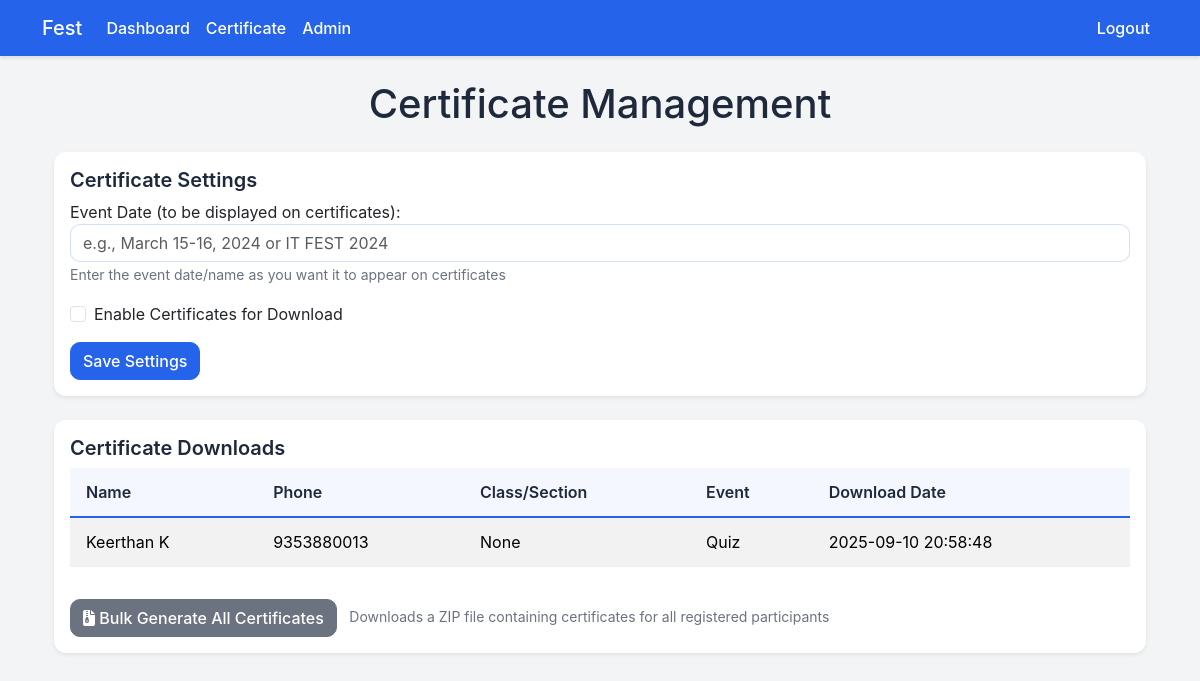
Page /admin/certificates (signed in) on the earlier database version.
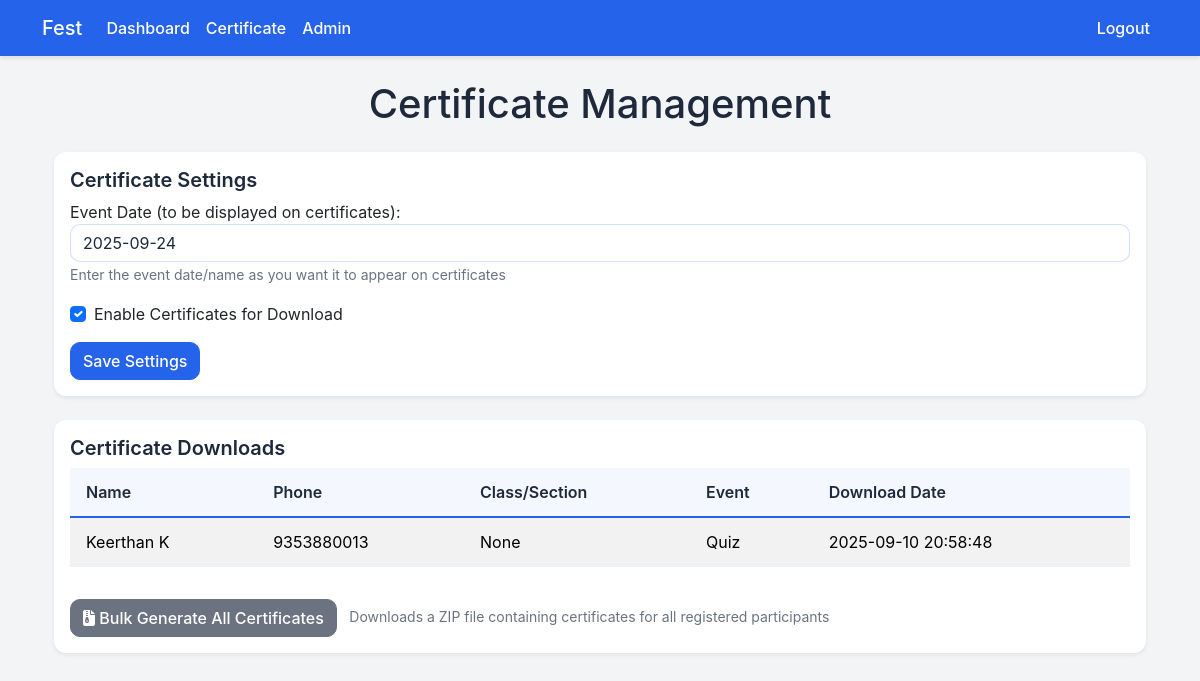
Same page on the later database version.
### tables this page shows
CREATE TABLE certificate_settings (
                id INTEGER PRIMARY KEY AUTOINCREMENT,
                certificates_enabled INTEGER NOT NULL DEFAULT 0,
                event_date TEXT
            );

CREATE TABLE certificate_downloads (
                id INTEGER PRIMARY KEY AUTOINCREMENT,
                user_id INTEGER NOT NULL,
                download_date TEXT NOT NULL,
                UNIQUE(user_id)
            );

CREATE TABLE users (
                id INTEGER PRIMARY KEY AUTOINCREMENT,
                phone TEXT UNIQUE NOT NULL,
                password TEXT NOT NULL,
                name TEXT NOT NULL,
                game_id INTEGER,
                team_id INTEGER,
                is_admin INTEGER NOT NULL DEFAULT 0
            , class_section TEXT);

CREATE TABLE games (
                id INTEGER PRIMARY KEY AUTOINCREMENT,
                name TEXT NOT NULL,
                description TEXT,
                slots INTEGER NOT NULL,
                type TEXT NOT NULL CHECK(type IN ('single','team'))
            , team_size INTEGER);

### event_app/app.py (the view)
    @app.route('/admin/certificates', methods=['GET'])
    def admin_certificates():
        user = fetch_current_user()
        if not user or not user['is_admin']:
            flash('Admin access required.', 'danger')
            return redirect(url_for('login'))
        settings = g.db.execute('SELECT * FROM certificate_settings LIMIT 1').fetchone()
        downloads = g.db.execute('''
            SELECT cd.download_date, u.name, u.phone, u.class_section, g.name as game_name
            FROM certificate_downloads cd
            JOIN users u ON u.id = cd.user_id
            LEFT JOIN games g ON g.id = u.game_id
            ORDER BY cd.download_date DESC
        ''').fetchall()
        return render_template(
            'admin_certificates.html',
            settings=settings,
            downloads=downloads
        )

### event_app/app.py (called while the page is built)
def get_db():
    if USING_POSTGRES:
        import psycopg2
        from psycopg2.extras import RealDictCursor
        url = urlparse(DATABASE_URL)
        dbname = url.path[1:]
        user = url.username
        password = url.password
        host = url.hostname
        port = url.port
        conn = psycopg2.connect(
            dbname=dbname,
            user=user,
            password=password,
            host=host,
            port=port,
            cursor_factory=RealDictCursor
        )
        conn.autocommit = True
        return conn
    else:
        conn = sqlite3.connect(DATABASE_PATH)
        conn.row_factory = sqlite3.Row
        return conn

def fetch_current_user() -> Optional[sqlite3.Row]:
    user_id = session.get('user_id')
    if not user_id:
        return None
    row = g.db.execute('SELECT * FROM users WHERE id = ?', (user_id,)).fetchone()
    return row

### event_app/templates/admin_certificates.html (shortened to what this page needs)
{% extends "base.html" %}
{% block content %}
<div class="container mt-4">
    <h1 class="text-center mb-4">Certificate Management</h1>
    <div class="card shadow-sm mb-4">
        <div class="card-body">
            <h5 class="card-title">Certificate Settings</h5>
            <form method="post" action="{{ url_for('admin_update_certificate_settings') }}">
                <div class="form-group mb-3">
                    <label for="eventDate">Event Date (to be displayed on certificates):</label>
                    <input type="text" class="form-control" id="eventDate" name="event_date"
                           placeholder="e.g., March 15-16, 2024 or IT FEST 2024"
                           value="{{ settings.event_date if settings and settings.event_date else '' }}">
                    <small class="form-text text-muted">Enter the event date/name as you want it to appear on certificates</small>
                </div>
                <div class="form-check mb-3">
                    <input type="checkbox" class="form-check-input" id="enableCertificates" name="certificates_enabled"
                           {% if settings and settings.certificates_enabled %}checked{% endif %}>
                    <label class="form-check-label" for="enableCertificates">Enable Certificates for Download</label>
                </div>
                <button type="submit" class="btn btn-primary">Save Settings</button>
            </form>
        </div>
    </div>
    <div class="card shadow-sm">
        <div class="card-body">
            <h5 class="card-title">Certificate Downloads</h5>
            <div class="table-responsive">
                <table class="table table-striped">
                    <thead>
                        <tr>
                            <th>Name</th>
                            <th>Phone</th>
                            <th>Class/Section</th>
                            <th>Event</th>
                            <th>Download Date</th>
                        </tr>
                    </thead>
                    <tbody>
                        {% if downloads %}
                            {% for d in downloads %}
                                <tr>
                                    <td>{{ d.name }}</td>
                                    <td>{{ d.phone }}</td>
                                    <td>{{ d.class_section }}</td>
                                    <td>{{ d.game_name if d.game_name else 'N/A' }}</td>
                                    <td>{{ d.download_date }}</td>
                                </tr>
                            {% endfor %}
                        {% else %}
                            <tr>
                                <td colspan="5" class="text-center">No certificates have been downloaded yet.</td>
                            </tr>
                        {% endif %}
                    </tbody>
                </table>
            </div>
            <div class="mt-3">
                <a href="{{ url_for('admin_bulk_generate_certificates') }}" class="btn btn-secondary me-2">
                    <i class="fas fa-file-archive"></i> Bulk Generate All Certificates
                </a>
                <small class="text-muted">Downloads a ZIP file containing certificates for all registered participants</small>
            </div>
        </div>
    </div>
</div>
{% endblock %}

### event_app/templates/base.html (shortened to what this page needs)
<!doctype html>
<html lang="en">
  <head>
    <link href="https://cdn.jsdelivr.net/npm/bootstrap@5.3.3/dist/css/bootstrap.min.css" rel="stylesheet">
    <link href="https://cdnjs.cloudflare.com/ajax/libs/font-awesome/6.4.0/css/all.min.css" rel="stylesheet">
    <link href="{{ url_for('static', filename='css/style.css') }}" rel="stylesheet">
  </head>
  <body>
    <nav class="navbar navbar-expand-lg navbar-dark bg-dark mb-4">
      <div class="container">
        <a class="navbar-brand" href="{{ url_for('dashboard') }}">Fest</a>
        <div class="collapse navbar-collapse" id="navbarsExample">
          <ul class="navbar-nav me-auto mb-2 mb-lg-0">
            {% if session.get('user_id') %}
            <li class="nav-item"><a class="nav-link" href="{{ url_for('dashboard') }}">Dashboard</a></li>
            <li class="nav-item"><a class="nav-link" href="{{ url_for('certificate') }}">Certificate</a></li>
            {% endif %}
            {% if session.get('user_id') %}
              {% set user = g.get('db').execute('SELECT * FROM users WHERE id = ?', (session.get('user_id'),)).fetchone() %}
              {% if user and user['is_admin'] %}
              <li class="nav-item"><a class="nav-link" href="{{ url_for('admin') }}">Admin</a></li>
              {% endif %}
            {% endif %}
          </ul>
          <ul class="navbar-nav">
            {% if session.get('user_id') %}
            <li class="nav-item"><a class="nav-link" href="{{ url_for('logout') }}">Logout</a></li>
            {% else %}
            <li class="nav-item"><a class="nav-link" href="{{ url_for('login') }}">Sign in</a></li>
            {% endif %}
          </ul>
        </div>
      </div>
    </nav>
    <main class="container mb-5">
      {% block content %}{% endblock %}
    </main>
  </body>
  </html>

### event_app/static/css/style.css (style rules this page uses)
:root { --primary-blue: #2563EB; --primary-orange: #F97316; --light-gray: #F3F4F6; --dark-slate: #1E293B; --white: #FFFFFF; --success-green: #22C55E; --error-red: #EF4444; }
body { background: var(--light-gray); color: var(--dark-slate); font-family: -apple-system, BlinkMacSystemFont, 'Segoe UI', Roboto, sans-serif; }
.navbar { background-color: var(--primary-blue) !important; box-shadow: 0 2px 4px rgba(0,0,0,0.1); }
.navbar-brand, .navbar-nav .nav-link { color: var(--white) !important; font-weight: 500; }
.card { border: 0; box-shadow: 0 2px 8px rgba(0,0,0,0.08); border-radius: 12px; }
.card .card-title { font-weight: 600; color: var(--dark-slate); }
.form-control, .form-select { border: 1px solid rgba(37, 99, 235, 0.2); border-radius: 10px; background: var(--white); color: var(--dark-slate); }
.btn-primary { background-color: var(--primary-blue); border-color: var(--primary-blue); border-radius: 10px; font-weight: 500; transition: all 0.2s ease; }
.btn-secondary { background-color: #6b7280; border-color: #6b7280; border-radius: 10px; font-weight: 500; }
.table > :not(caption) > * > * { padding: .75rem 1rem; border-color: rgba(37, 99, 235, 0.1); }
.table thead th { color: var(--dark-slate); font-weight: 600; background-color: rgba(37, 99, 235, 0.05); border-bottom: 2px solid var(--primary-blue); }
.text-muted { color: #6b7280 !important; }

Differences in the rows shown:
changed certificate_settings: event_date (not shown) → "2025-09-24"; certificates_enabled "☐" → "☑"
